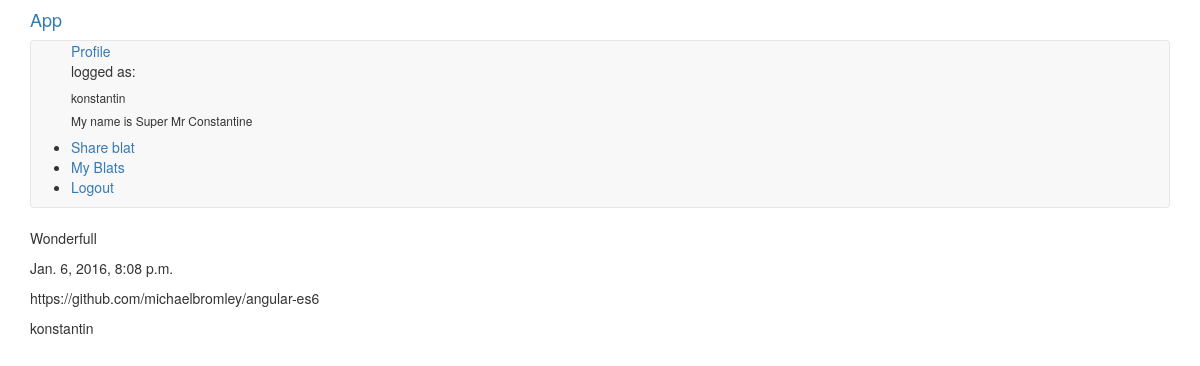
/1/ (signed in), run on the app's committed database.
### blat/models.py (models this page shows, shortened)
class Profile(models.Model):
    user = models.OneToOneField(User)
    bio = models.TextField(blank=True)
    blog = models.URLField(blank=True)

class Blat(models.Model):
    text = models.TextField()
    created_on = models.DateTimeField(auto_now_add=True)
    via = models.URLField(blank=True)
    created_by = models.ForeignKey(User)

### blat/views.py (the view)
# urls.py: url(r'^(?P<pk>[0-9]+)/$', views.DetailView.as_view(), name='detail'),
class DetailView(generic.DetailView):
    model = Blat
    template_name = 'blat/detail.html'
    context_object_name = 'blat'

### blat/templates/blat/detail.html
{% extends 'blat/head.html' %}
{% block content %}
    <p>{{ blat.text }}</p>
    <p>{{ blat.created_on }}</p>
    <p>{{ blat.via }}</p>
    <p>{{ blat.created_by }}</p>
{% endblock %}

### blat/templates/blat/head.html (shortened to what this page needs)
{% load staticfiles %}
<!DOCTYPE html>
<html lang="en">
<head>
    <link rel="stylesheet" href="{% static 'blat/bower_components/bootstrap/dist/css/bootstrap.min.css' %}">
</head>
<body class="container">
<h4><a href="{% url 'homepage' %}">App</a></h4>
<nav class="navbar navbar-default">
    <ul>
    {% if user.profile.blog %}
        <a href="{{ user.profile.blog }}">Profile</a>
    {% endif %}
        {% if user.is_authenticated %}
            <p>logged as:</p><h6>{{ user }}</h6>
            <h6>{{ user.profile.bio }}</h6>
            <li><a href="{% url 'newblat' %}">Share blat</a></li>
            <li><a href="{% url 'myview' %}">My Blats</a></li>
            <li><a href="{% url 'logout' %}?next=/">Logout</a></li>
        {% else %}
            <li><a href="/login/?next=/">Log in</a></li>
        {% endif %}
    </ul>
</nav>
<section>
    {% block content %}{% endblock %}
</section>
</body>
</html>

### data on the page
Blat: text "Wonderfull", created_on "Jan. 6, 2016, 8:08 p.m.", via "https://github.com/michaelbromley/angular-es6", created_by "konstantin"

### other printed values
{{ user }} "konstantin"
{{ user.profile.bio }} "My name is Super Mr Constantine"
